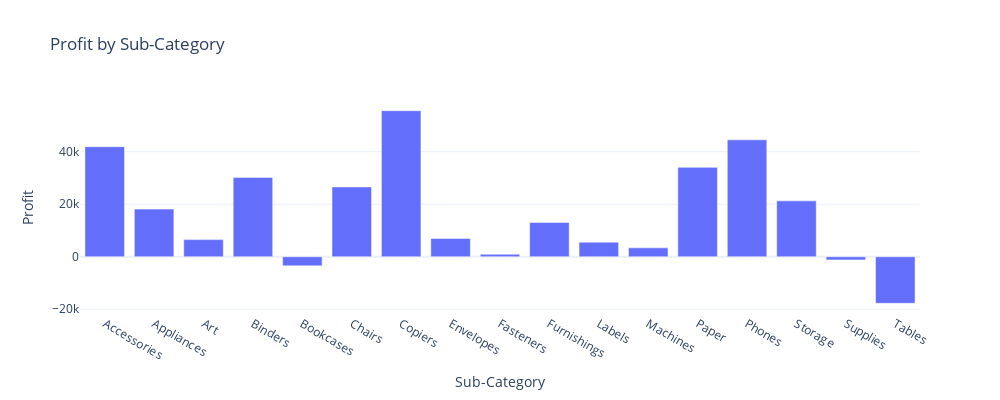

The cell this chart's notebook holds for it:
### Code cell
fig = px.bar(profit_by_subcategory, x='Sub-Category', y='Profit', title='Profit by Sub-Category', width=1000, height=400)
fig.show()

### Figure 1 — Plotly figure (JSON) as saved in the notebook; plotly's stock layout.template omitted (floating-point values rounded to 4 significant figures)
{"data": [{"alignmentgroup": "True", "hovertemplate": "Sub-Category=%{x}<br>Profit=%{y}<extra></extra>", "legendgroup": "", "marker": {"color": "#636efa", "pattern": {"shape": ""}}, "name": "", "offsetgroup": "", "orientation": "v", "showlegend": false, "textposition": "auto", "type": "bar", "x": ["Accessories", "Appliances", "Art", "Binders", "Bookcases", "Chairs", "Copiers", "Envelopes", "Fasteners", "Furnishings", "Labels", "Machines", "Paper", "Phones", "Storage", "Supplies", "Tables"], "xaxis": "x", "y": [41940.0, 18140.0, 6528.0, 30220.0, -3473.0, 26590.0, 55620.0, 6964.0, 949.5, 13060.0, 5546.0, 3385.0, 34050.0, 44520.0, 21280.0, -1189.0, -17730.0], "yaxis": "y"}], "layout": {"barmode": "relative", "height": 400, "legend": {"tracegroupgap": 0}, "title": {"text": "Profit by Sub-Category"}, "width": 1000, "xaxis": {"anchor": "y", "domain": [0, 1], "title": {"text": "Sub-Category"}}, "yaxis": {"anchor": "x", "domain": [0, 1], "title": {"text": "Profit"}}}}
